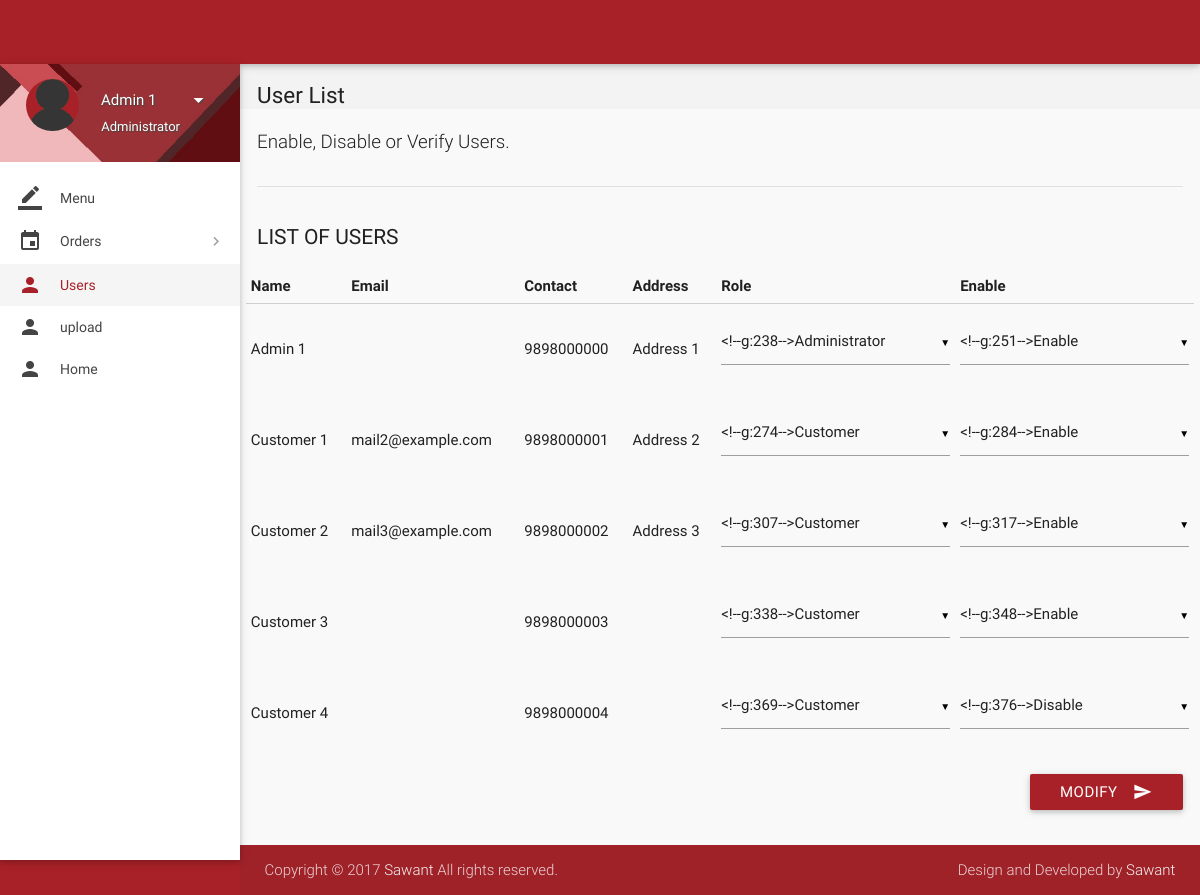
/users.php (signed in), run on the app's committed database.
### tables this page shows
CREATE TABLE `users` (
  `id` int(11) NOT NULL,
  `role` varchar(15) NOT NULL DEFAULT 'Customer',
  `name` varchar(15) NOT NULL,
  `username` varchar(10) NOT NULL,
  `password` varchar(16) NOT NULL,
  `email` varchar(35) NULL,
  `address` varchar(300) NULL,
  `contact` bigint(11) NOT NULL,
  `verified` tinyint(1) NOT NULL DEFAULT '0',
  `deleted` tinyint(4) NOT NULL DEFAULT '0'
);

### includes/connect.php (called while the page is built, shortened)
<?php
$name = $_SESSION['name'];
$role = $_SESSION['role'];
?>

### users.php (the view, shortened to what this page needs)
<?php
include 'includes/connect.php';
	if($_SESSION['admin_sid']==session_id())
	{
		?>
<!DOCTYPE html>
<html lang="en">
<head>
  <link href="css/materialize.min.css" type="text/css" rel="stylesheet" media="screen,projection">
  <link href="css/style.min.css" type="text/css" rel="stylesheet" media="screen,projection">
  <link href="css/custom/custom.min.css" type="text/css" rel="stylesheet" media="screen,projection">
  <link href="js/plugins/perfect-scrollbar/perfect-scrollbar.css" type="text/css" rel="stylesheet" media="screen,projection">
</head>
<body>
  <header id="header" class="page-topbar">
        <div class="navbar-fixed">
            <nav class="navbar-color">
                <div class="nav-wrapper">
                    <ul class="left">
                      <li><h1 class="logo-wrapper"><a href="index.php" class="brand-logo darken-1"><img src="images/materialize-logo.png" alt="logo"></a> <span class="logo-text">Logo</span></h1></li>
                    </ul>
                </div>
            </nav>
        </div>
  </header>
  <div id="main">
    <div class="wrapper">
      <aside id="left-sidebar-nav">
        <ul id="slide-out" class="side-nav fixed leftside-navigation">
            <li class="user-details cyan darken-2">
            <div class="row">
                <div class="col col s4 m4 l4">
                    <img src="images/avatar.jpg" alt="" class="circle responsive-img valign profile-image">
                </div>
                <div class="col col s8 m8 l8">
                    <a class="btn-flat dropdown-button waves-effect waves-light white-text profile-btn" href="#" data-activates="profile-dropdown"><?php echo $name;?> <i class="mdi-navigation-arrow-drop-down right"></i></a>
                    <p class="user-roal"><?php echo $role;?></p>
                </div>
            </div>
            </li>
            <li class="bold"><a href="index.php" class="waves-effect waves-cyan"><i class="mdi-editor-border-color"></i>   Menu</a>
            </li>
                <li class="no-padding">
                    <ul class="collapsible collapsible-accordion">
                        <li class="bold"><a class="collapsible-header waves-effect waves-cyan"><i class="mdi-editor-insert-invitation"></i> Orders</a>
                        </li>
                    </ul>
                </li>
            <li class="bold active"><a href="users.php" class="waves-effect waves-cyan"><i class="mdi-social-person"></i> Users</a>
            </li>
            <li class="bold"><a href="routers/upload.php" class="waves-effect waves-cyan"><i class="mdi-social-person"></i> upload</a></li>
                        <li class="bold"><a href="../index.html" class="waves-effect waves-cyan"><i class="mdi-social-person"></i> Home</a></li>
        </ul>
        </aside>
      <section id="content">
        <div id="breadcrumbs-wrapper">
          <div class="container">
            <div class="row">
              <div class="col s12 m12 l12">
                <h5 class="breadcrumbs-title">User List</h5>
              </div>
            </div>
          </div>
        </div>
        <div class="container">
          <p class="caption">Enable, Disable or Verify Users.</p>
          <div class="divider">
          </div>
          <div id="editableTable" class="section">
		  <form class="formValidate" id="formValidate1" method="post" action="routers/user-router.php" novalidate="novalidate">
            <div class="row">
              <div class="col s12 m4 l3">
                <h4 class="header">List of users</h4>
              </div>
              <div>
                 <table>
                    <thead>
                      <tr>
                        <th data-field="name">Name</th>
                        <th data-field="price">Email</th>
                        <th data-field="price">Contact</th>
                        <th data-field="price">Address</th>
                        <th data-field="price">Role</th>
                        <th data-field="price">Enable</th>
                      </tr>
                    </thead>
                    <tbody>
				            <?php
				              $result = mysqli_query($con, "SELECT * FROM users");
				            while($row = mysqli_fetch_array($result))
				            {
					echo '<tr><td>'.$row["name"].'</td>';
					echo '<td>'.$row["email"].'</td>';
					echo '<td>'.$row["contact"].'</td>';
					echo '<td>'.$row["address"].'</td>';
					echo '<td><select name="'.$row['id'].'_role">
                      <option value="Administrator"'.($row['role']=='Administrator' ? 'selected' : '').'>Administrator</option>
                      <option value="Customer"'.($row['role']=='Customer' ? 'selected' : '').'>Customer</option>
                    </select></td>';
					echo '<td><select name="'.$row['id'].'_deleted">
                      <option value="1"'.($row['deleted'] ? 'selected' : '').'>Disable</option>
                      <option value="0"'.(!$row['deleted'] ? 'selected' : '').'>Enable</option>
                    </select></td>';
				                }
				                     ?>
                    </tbody>
                        </table>
              </div>
			  <div class="input-field col s12">
                              <button class="btn cyan waves-effect waves-light right" type="submit" name="action">Modify
                                <i class="mdi-content-send right"></i>
                              </button>
                            </div>
            </div>
			</form>
				  </div>
            </div>
          </div>
        </div>
  <footer class="page-footer">
    <div class="footer-copyright">
      <div class="container">
        <span>Copyright © 2017 <a class="grey-text text-lighten-4" href="#" target="_blank">Sawant</a> All rights reserved.</span>
        <span class="right"> Design and Developed by <a class="grey-text text-lighten-4" href="#">Sawant</a></span>
        </div>
    </div>
  </footer>
</body>
</html>
<?php
	}
?>

### data on the page
users: name "Admin 1", contact "9898000000", address "Address 1"
users: name "Customer 1", email "mail2@example.com", contact "9898000001", address "Address 2"
users: name "Customer 2", email "mail3@example.com", contact "9898000002", address "Address 3"
users: name "Customer 3", contact "9898000003"
users: name "Customer 4", contact "9898000004"

### other printed values
$name "Admin 1"
$role "Administrator"
